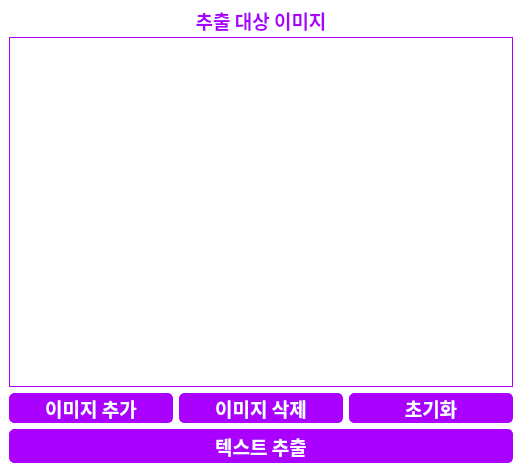
<?xml version="1.0" encoding="UTF-8"?>
<ui version="4.0">
 <class>MainWindow</class>
 <widget class="QMainWindow" name="MainWindow">
  <property name="geometry">
   <rect>
    <x>0</x>
    <y>0</y>
    <width>522</width>
    <height>472</height>
   </rect>
  </property>
  <property name="minimumSize">
   <size>
    <width>522</width>
    <height>472</height>
   </size>
  </property>
  <property name="windowTitle">
   <string>OCR(텍스트인식)</string>
  </property>
  <widget class="QWidget" name="centralwidget">
   <property name="styleSheet">
    <string notr="true">background-color: rgb(255, 255, 255);</string>
   </property>
   <layout class="QGridLayout" name="gridLayout">
    <item row="0" column="0">
     <layout class="QHBoxLayout" name="horizontalLayout">
      <item>
       <layout class="QVBoxLayout" name="verticalLayout_2" stretch="0,6,0,0">
        <property name="sizeConstraint">
         <enum>QLayout::SetMaximumSize</enum>
        </property>
        <item>
         <widget class="QLabel" name="label">
          <property name="sizePolicy">
           <sizepolicy hsizetype="Preferred" vsizetype="Fixed">
            <horstretch>0</horstretch>
            <verstretch>0</verstretch>
           </sizepolicy>
          </property>
          <property name="minimumSize">
           <size>
            <width>500</width>
            <height>20</height>
           </size>
          </property>
          <property name="font">
           <font>
            <family>나눔스퀘어 Bold</family>
            <pointsize>14</pointsize>
            <bold>true</bold>
           </font>
          </property>
          <property name="styleSheet">
           <string notr="true">color: rgb(170, 0, 255);</string>
          </property>
          <property name="text">
           <string>추출 대상 이미지</string>
          </property>
          <property name="alignment">
           <set>Qt::AlignCenter</set>
          </property>
         </widget>
        </item>
        <item>
         <widget class="QListWidget" name="image_list">
          <property name="minimumSize">
           <size>
            <width>500</width>
            <height>350</height>
           </size>
          </property>
          <property name="font">
           <font>
            <family>나눔스퀘어</family>
            <pointsize>12</pointsize>
            <bold>false</bold>
           </font>
          </property>
          <property name="styleSheet">
           <string notr="true">border: 1px solid rgb(170, 0, 255);</string>
          </property>
          <property name="frameShape">
           <enum>QFrame::StyledPanel</enum>
          </property>
          <property name="dragDropOverwriteMode">
           <bool>true</bool>
          </property>
          <property name="dragDropMode">
           <enum>QAbstractItemView::DropOnly</enum>
          </property>
          <property name="selectionMode">
           <enum>QAbstractItemView::SingleSelection</enum>
          </property>
         </widget>
        </item>
        <item>
         <layout class="QHBoxLayout" name="horizontalLayout_3">
          <item>
           <widget class="QPushButton" name="image_add_btn">
            <property name="sizePolicy">
             <sizepolicy hsizetype="Expanding" vsizetype="Expanding">
              <horstretch>0</horstretch>
              <verstretch>0</verstretch>
             </sizepolicy>
            </property>
            <property name="minimumSize">
             <size>
              <width>30</width>
              <height>30</height>
             </size>
            </property>
            <property name="font">
             <font>
              <family>나눔스퀘어 Bold</family>
              <pointsize>14</pointsize>
              <bold>true</bold>
             </font>
            </property>
            <property name="styleSheet">
             <string notr="true">color: rgb(255, 255, 255);
background-color:  rgb(170, 0, 255);
border: 1px solid rgb(170, 0, 255);
border-radius: 5px;
padding 5px;
</string>
            </property>
            <property name="text">
             <string>이미지 추가</string>
            </property>
           </widget>
          </item>
          <item>
           <widget class="QPushButton" name="image_delete_btn">
            <property name="sizePolicy">
             <sizepolicy hsizetype="Expanding" vsizetype="Expanding">
              <horstretch>0</horstretch>
              <verstretch>0</verstretch>
             </sizepolicy>
            </property>
            <property name="minimumSize">
             <size>
              <width>30</width>
              <height>30</height>
             </size>
            </property>
            <property name="font">
             <font>
              <family>나눔스퀘어 Bold</family>
              <pointsize>14</pointsize>
              <bold>true</bold>
             </font>
            </property>
            <property name="styleSheet">
             <string notr="true">color: rgb(255, 255, 255);
background-color:  rgb(170, 0, 255);
border: 1px solid rgb(170, 0, 255);
border-radius: 5px;
padding 5px;
</string>
            </property>
            <property name="text">
             <string>이미지 삭제</string>
            </property>
           </widget>
          </item>
          <item>
           <widget class="QPushButton" name="image_reset_btn">
            <property name="sizePolicy">
             <sizepolicy hsizetype="Expanding" vsizetype="Expanding">
              <horstretch>0</horstretch>
              <verstretch>0</verstretch>
             </sizepolicy>
            </property>
            <property name="minimumSize">
             <size>
              <width>30</width>
              <height>30</height>
             </size>
            </property>
            <property name="font">
             <font>
              <family>나눔스퀘어 Bold</family>
              <pointsize>14</pointsize>
              <bold>true</bold>
             </font>
            </property>
            <property name="styleSheet">
             <string notr="true">color: rgb(255, 255, 255);
background-color:  rgb(170, 0, 255);
border: 1px solid rgb(170, 0, 255);
border-radius: 5px;
padding 5px;
</string>
            </property>
            <property name="text">
             <string>초기화</string>
            </property>
           </widget>
          </item>
         </layout>
        </item>
        <item>
         <widget class="QPushButton" name="run_ocr_btn">
          <property name="sizePolicy">
           <sizepolicy hsizetype="Expanding" vsizetype="Expanding">
            <horstretch>0</horstretch>
            <verstretch>0</verstretch>
           </sizepolicy>
          </property>
          <property name="minimumSize">
           <size>
            <width>500</width>
            <height>30</height>
           </size>
          </property>
          <property name="font">
           <font>
            <family>나눔스퀘어 Bold</family>
            <pointsize>14</pointsize>
            <bold>true</bold>
           </font>
          </property>
          <property name="styleSheet">
           <string notr="true">color: rgb(255, 255, 255);
background-color:  rgb(170, 0, 255);
border: 1px solid rgb(170, 0, 255);
border-radius: 5px;
padding: 5px;
</string>
          </property>
          <property name="text">
           <string>텍스트 추출</string>
          </property>
         </widget>
        </item>
       </layout>
      </item>
     </layout>
    </item>
   </layout>
  </widget>
 </widget>
 <resources/>
 <connections/>
</ui>
